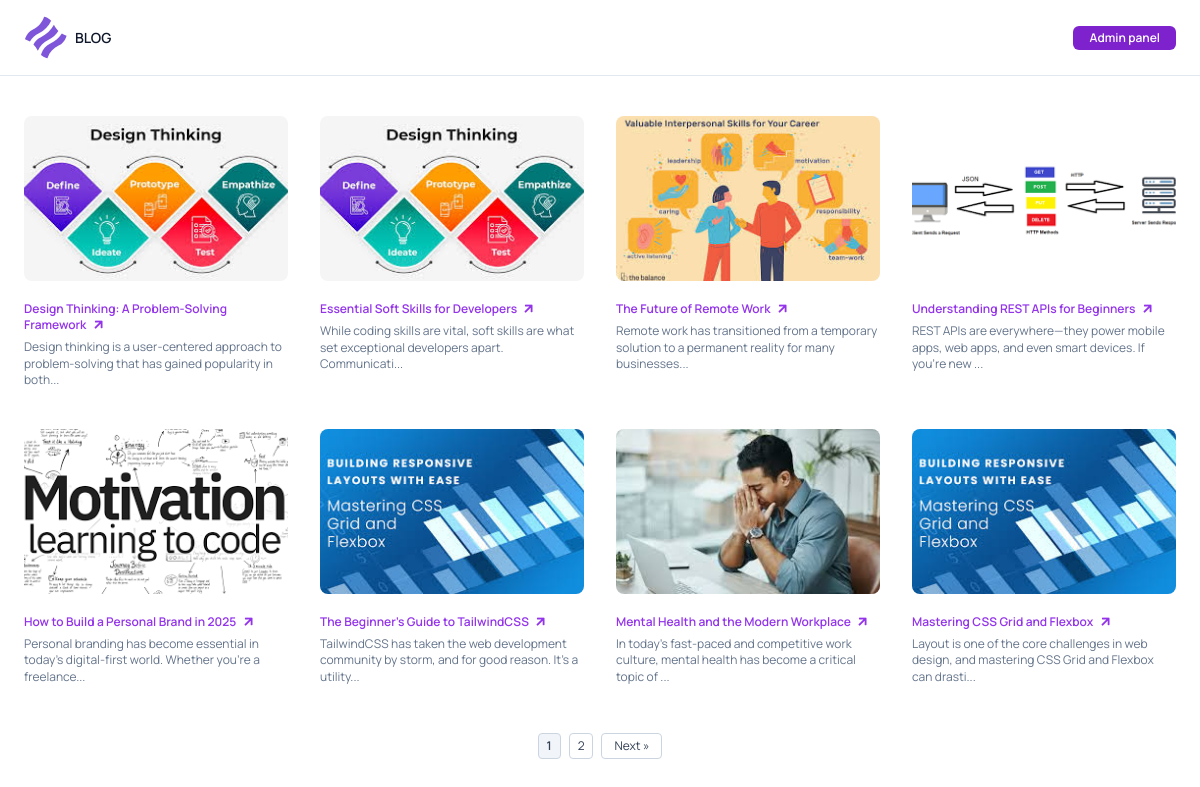
The page / on the database its author committed.
### tables this page shows
CREATE TABLE `blogs` (
  `id` int UNSIGNED NOT NULL,
  `title` varchar(255) NOT NULL,
  `description` text NOT NULL,
  `image` varchar(255) DEFAULT NULL,
  `created_at` timestamp NULL DEFAULT CURRENT_TIMESTAMP
);

### core/LH/Database.php (called while the page is built, shortened)
<?php
class Database {
    private static $instance = null;
    private $conn;
    private function __construct() {
        $this->conn = new PDO("mysql:host=localhost;dbname=blogcms", "root", "root");
    }
    public static function getInstance() {
        if (self::$instance === null) {
            self::$instance = new Database();
        }
        return self::$instance;
    }
    public function getConnection() {
        return $this->conn;
    }
}

### core/LH/Models/Blog.php (called while the page is built, shortened)
<?php
require_once __DIR__.'/../Database.php';
class Blog {
    private $db;
    public function __construct() {
        $this->db = Database::getInstance()->getConnection();
    }
    public function getAllPosts($limit, $offset) {
        $limit = (int) $limit;
        $offset = (int) $offset;
        $stmt = $this->db->prepare("SELECT * FROM blogs ORDER BY created_at DESC LIMIT $limit OFFSET $offset");
        $stmt->execute();
        return $stmt->fetchAll(PDO::FETCH_ASSOC);
    }
    public function countPosts() {
        return $this->db->query("SELECT COUNT(*) FROM blogs")->fetchColumn();
    }
}

### index.php (the view, shortened to what this page needs)
<?php
require_once __DIR__ . '/core/LH/Database.php';
require_once __DIR__ . '/core/LH/Models/Blog.php';
$blog = new Blog();
$postsPerPage = 8;
$totalPosts = $blog->countPosts();
$totalPages = ceil($totalPosts / $postsPerPage);
$currentPage = isset($_GET['page']) ? (int)$_GET['page'] : 1;
$offset = ($currentPage - 1) * $postsPerPage;
$posts = $blog->getAllPosts($postsPerPage, $offset);
?>
<!DOCTYPE html>
<html lang="en">
 <head>
  <script src="https://cdn.tailwindcss.com">
  </script>
  <link href="https://cdnjs.cloudflare.com/ajax/libs/font-awesome/5.15.3/css/all.min.css" rel="stylesheet"/>
 </head>
 <body class="bg-white text-slate-900">
    <?php include 'header.php'; ?>
    <main class="max-w-7xl mx-auto px-6 py-10">
        <section class="grid grid-cols-1 sm:grid-cols-2 md:grid-cols-3 lg:grid-cols-4 gap-x-8 gap-y-10">
            <?php foreach ($posts as $post): ?>
            <article class="max-w-xs">
                <img src="uploads/<?= htmlspecialchars($post['image']) ?>" alt="<?= htmlspecialchars($post['title']) ?>" class="rounded-lg w-full object-cover aspect-[16/10]" />
                <a href="blog.php?id=<?= $post['id'] ?>" class="mt-2 inline-block text-xs text-purple-600 font-semibold hover:underline">
                    <?= htmlspecialchars($post['title']) ?>
                    <i class="fas fa-arrow-up ml-1 text-xs rotate-45">
                    </i>
                </a>
                <p class="mt-1 text-xs text-slate-500 leading-snug">
                <?= htmlspecialchars(mb_strimwidth(strip_tags($post['description']), 0, 100, '...')) ?>
                </p>
            </article>
            <?php endforeach; ?>
        </section>
        <?php if ($totalPages > 1): ?>
        <nav aria-label="Pagination" class="mt-12 flex justify-center items-center space-x-2 text-xs text-slate-700 select-none">
        <?php for ($i = 1; $i <= $totalPages; $i++): ?>
            <a href="?page=<?= $i ?>"
            class="px-2 py-1 rounded border border-slate-300 <?= $i == $currentPage ? 'bg-slate-100 font-semibold' : 'hover:bg-slate-100' ?>">
            <?= $i ?>
            </a>
        <?php endfor; ?>
        <?php if ($currentPage < $totalPages): ?>
            <a href="?page=<?= $currentPage + 1 ?>" class="px-3 py-1 rounded border border-slate-300 hover:bg-slate-100">Next &raquo;</a>
        <?php endif; ?>
        </nav>
    <?php endif; ?>
    </main>
 </body>
</html>

### header.php (shortened to what this page needs)
<!DOCTYPE html>
<html lang="en">
<head>
  <script src="https://cdn.tailwindcss.com">
  </script>
  <link href="https://cdnjs.cloudflare.com/ajax/libs/font-awesome/5.15.3/css/all.min.css" rel="stylesheet" />
</head>
<body class="bg-white text-slate-900">
  <header class="border-b border-slate-200">
    <div class="max-w-7xl mx-auto px-6 py-4 flex justify-between items-center">
      <div class="flex items-center space-x-2">
        <span class="text-sm font-semibold">
          BLOG
        </span>
      </div>
      <a class="bg-purple-700 text-white text-xs font-semibold px-4 py-1 rounded-md hover:bg-purple-800 transition"
        type="button" href='admin/login.php'>
        Admin panel
      </a>
    </div>
  </header>
</body>
</html>

### index.php (style rules this page uses)
body { font-family: 'Manrope', sans-serif; }

### header.php (style rules this page uses)
body { font-family: 'Manrope', sans-serif; }

### rows shown on the page
blogs: image (picture), title "Design Thinking: A Problem-Solving Framework", description "Design thinking is a user-centered approach to problem-solving that has gained popularity in both..."
blogs: image (picture), title "Essential Soft Skills for Developers", description "While coding skills are vital, soft skills are what set exceptional developers apart. Communicati..."
blogs: image (picture), title "The Future of Remote Work", description "Remote work has transitioned from a temporary solution to a permanent reality for many businesses..."
blogs: image (picture), title "Understanding REST APIs for Beginners", description "REST APIs are everywhere—they power mobile apps, web apps, and even smart devices. If you're new ..."
blogs: image (picture), title "How to Build a Personal Brand in 2025", description "Personal branding has become essential in today’s digital-first world. Whether you're a freelance..."
blogs: image (picture), title "The Beginner’s Guide to TailwindCSS", description "TailwindCSS has taken the web development community by storm, and for good reason. It’s a utility..."
blogs: image (picture), title "Mental Health and the Modern Workplace", description "In today’s fast-paced and competitive work culture, mental health has become a critical topic of ..."
blogs: image (picture), title "Mastering CSS Grid and Flexbox", description "Layout is one of the core challenges in web design, and mastering CSS Grid and Flexbox can drasti..."
